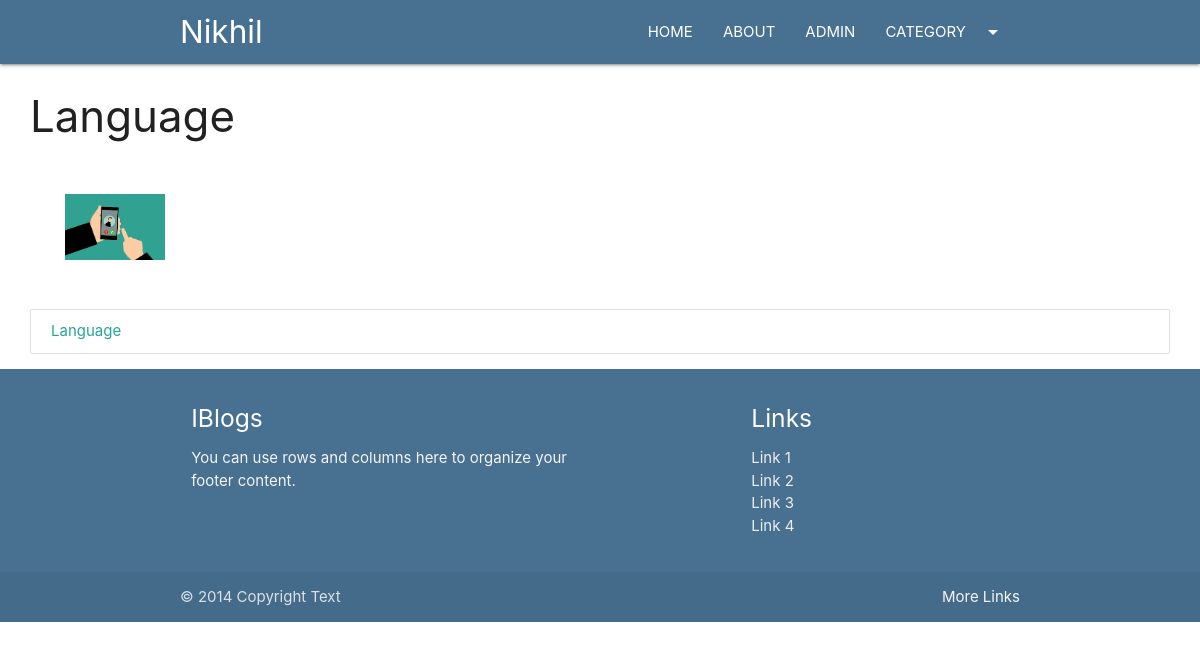
Page /category/language on the committed database.
### iblog/models.py (models this page shows, shortened)
class Category(models.Model):
    cat_id = models.AutoField(primary_key=True)
    title = models.CharField(max_length=100)
    description = models.TextField()
    url = models.CharField(max_length=100)
    image = models.ImageField(upload_to='category/')
    add_date = models.DateTimeField(auto_now_add=True, null=True)

class Post(models.Model):
    post_id = models.AutoField(primary_key=True)
    title = models.CharField(max_length=200)
    content = HTMLField()
    url = models.CharField(max_length=100)
    cat = models.ForeignKey(Category, on_delete=models.CASCADE)
    image = models.ImageField(upload_to='post/')

### iblog/views.py (the view)
# urls.py: path('category/<slug:url>', category)
def category(request, url):
    cat = Category.objects.get(url=url)
    posts = Post.objects.filter(cat=cat)
    return render(request, "category.html", {'cat': cat, 'posts': posts})

### templates/category.html (shortened to what this page needs)
{%extends 'base.html' %}
{%block content%}
<div class="container-custom">
    <h3>{{cat.title}}</h3>
    <div class="img-container">
        <img src="/media/{{cat.image}}" class="responsive-img" style="max-height:450px;width:100px; margin: 35px;"
             alt="">
    </div>
    <div class="collection">
        {%for p in posts %}
        <a href="/blog/{{p.url}}" class="collection-item">{{p.title}}</a>
        {% empty %}
        <h3>No posts in this category</h3>
        {%endfor%}
    </div>
</div>
{%endblock%}

### static/css/style.css (style rules this page uses)
.container-custom { width:95%!important; margin:auto; }

### rows in the picture
Category: title "Language", image (picture)
Post: title "Language"
